Frame 1 (no input): blank canvas, image omitted
Frame 60 (no input): blank canvas, image omitted
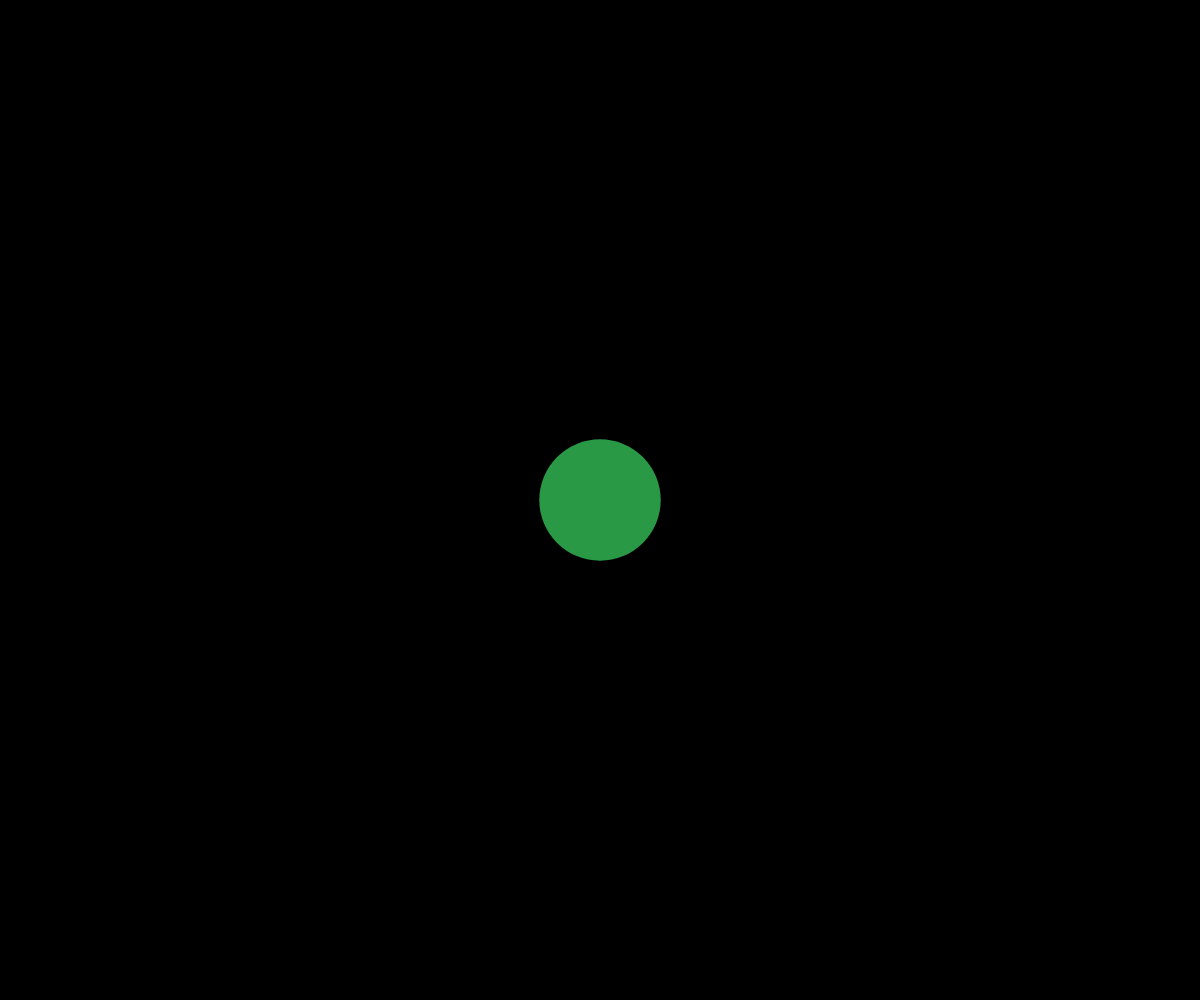
Frame 120 (the mouse pressed at the canvas centre since frame 60)

The p5.js sketch whose frames 1 and 60 were blank and that drew this single picture after the mouse press (run headless with seeded random() and noise() and a simulated clock; from frame 60 on, the mouse is pressed at the canvas centre):

// p5.js sketch
// ── sketch.js
let theCircles = [];

function setup() {
  createCanvas(windowWidth, windowHeight);
}

function draw() {
  background(0);
  displayCircles();
}

function mousePressed() {
  spawnCircle();
}

function displayCircles() {
  for (let i = 0; i < theCircles.length; i++) {
    noStroke();
    fill(theCircles[i].theColor);
    circle(theCircles[i].x, theCircles[i].y, theCircles[i].radius*2);
  }
}

function spawnCircle() {
  let thisCircle = {
    x: mouseX,
    y: mouseY,
    radius: random(25, 75),
    theColor: color(random(255), random(255), random(255), random(255)),
  };
  theCircles.push(thisCircle);
}
